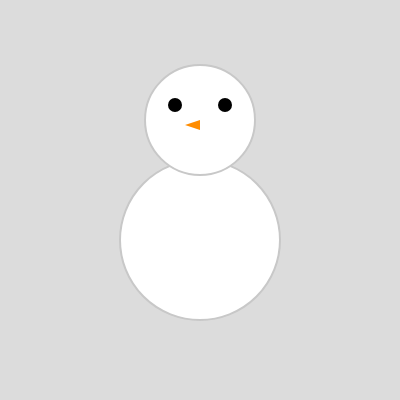
Frame 1 (no input)
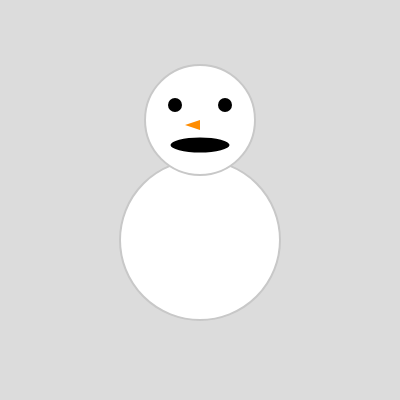
Frame 60 (no input)
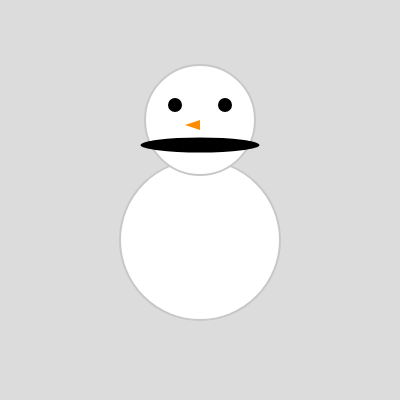
Frame 120 (the mouse pressed at the canvas centre since frame 60)

The p5.js sketch that drew these frames (run headless with seeded random() and noise() and a simulated clock; from frame 60 on, the mouse is pressed at the canvas centre):

// p5.js sketch
// ── sketch.js
let i = 0;


function setup() {
  createCanvas(400, 400);
}

function draw() {
  background(220);

  // THe Snowman Body 
  fill(255);
  stroke(200);
  strokeWeight(2);
  circle(200, 240, 160);

  // The Snowmans Head 
  fill(255);
  stroke(200);
  strokeWeight(2);
  circle(200, 120, 110);

  // The Snowmans left eye
  fill(0);
  noStroke();
  circle(175, 105, 14);

  // The Snowmans right eye
  circle(225, 105, 14);

  // The Carrot nose for the snowman
  fill(255, 140, 0); // Ornage colour
  noStroke();
  triangle(200, 120, 185, 125, 200, 130);

  // moving mouth for snowman
fill(0);
  ellipse(200, 145, i, 15);

i = i+1;
}
